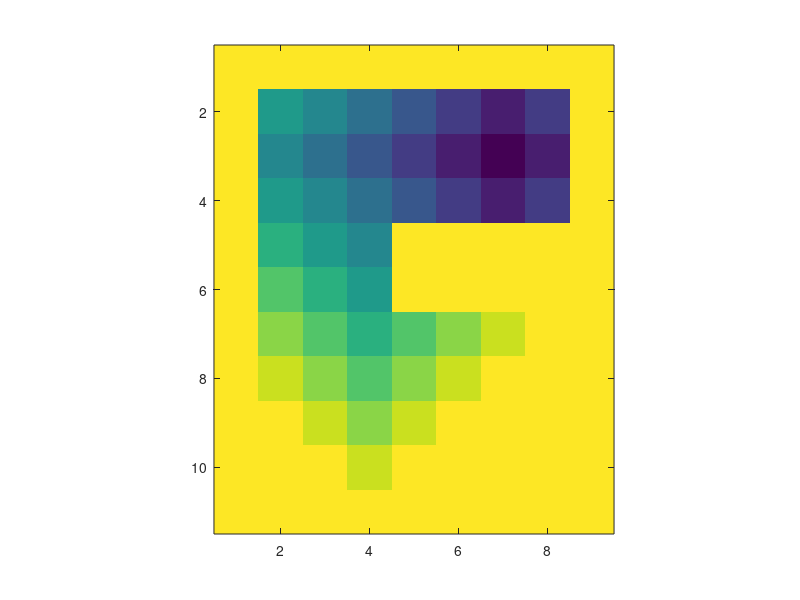

Reproduce this figure in MATLAB.
% initialize map, search start and goal as well as the solution map
Map = zeros(11,9);
Map(1,:) = -1; Map(11,:) = -1; Map(:,1) = -1; Map(:,9)     = -1;
Map(9,2) = -1; Map(10,2) = -1; Map(10,3)= -1; Map(5:6,5:8) = -1;

SearchStart = [3,7];
SearchGoal  = [9,6];
        
SolutionMap = Inf*ones(size(Map)); %store g-values in here.

xmax = size(Map,1);
ymax = size(Map,2);

% visited matrix 
visited = Map;

% queue to track nodes that have unvisited edges (concatenate vertically)
queue = SearchStart;
SolutionMap(SearchStart(1), SearchStart(2)) = 0;

% BF search
while ~isempty(queue)
    % dequeue first element
    current = queue(1,:);
    queue(1,:) = [];
    
    x = current(1);
    y = current(2);
    visited(x,y) = 1;
    
    neighbours = [x, y-1; x, y+1; x-1, y; x+1, y]';
    
    for neighbour = neighbours
        % do not traverse edges
        if Map(neighbour(1),neighbour(2)) == -1
            continue;
        end   

        if visited(neighbour(1),neighbour(2)) ~= 1
            % enqueue unexplored neighbour
            queue = [queue; neighbour(1) neighbour(2)];
            SolutionMap(neighbour(1), neighbour(2)) = SolutionMap(x,y) + 1;
            
            % mark current neighbour as visited
            visited(neighbour(1), neighbour(2)) = 1;
            
        end
        
        if visited(SearchGoal(1), SearchGoal(2)) == 1
            disp('done!')
            break
        end
        
        
    end
end
        
% visualize the solution map (g values)
SolutionMap
imagesc(SolutionMap)
set(gca,'dataAspectRatio',[1 1 1])